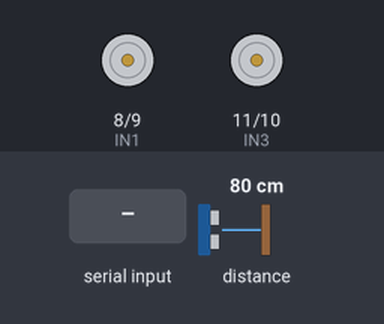
This sketch was run on a simulated Arduino Uno, built with avr-gcc and run on an emulated ATmega328P. Parts: motor-driver pin pairs drawn as motors (green arrow = first pin HIGH = forward, orange = second pin HIGH = backward, longer = more drive, scaled by the enable pin). The test bench sets the inputs (shaded band); at power-on: distance to the obstacle 80 cm. What the sketch prints to the serial monitor is not drawn.

Above: at 1.2 s.
1.3 s: "L" received over Serial
At 1.9 s:
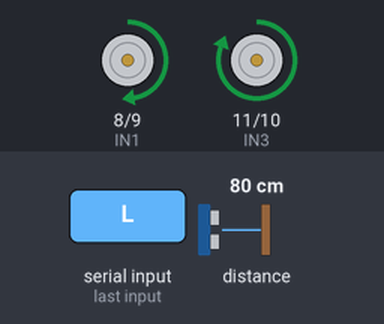
3.6 s: "R" received over Serial
At 4.2 s:
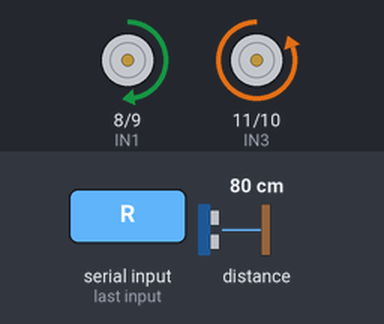
5.9 s: "C" received over Serial
At 7.1 s:
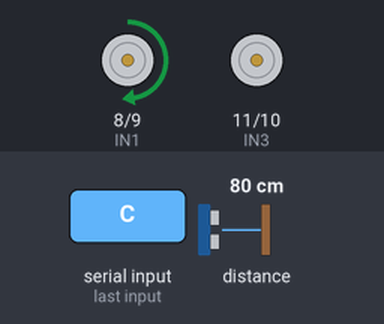
7.4 s: "F" received over Serial
At 8.1 s:
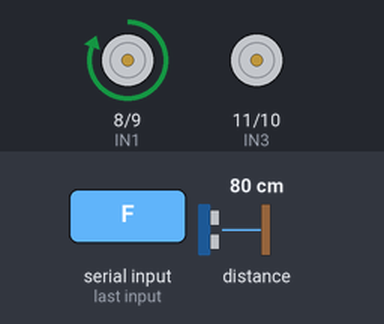
Timing chart, 0 to 10.4 s (numbered marks = the images above; inputs shaded):
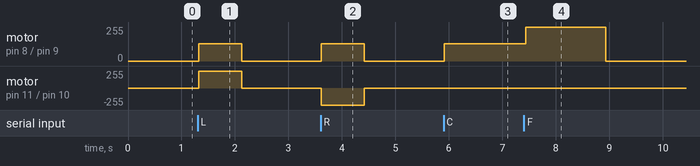

Measured:
- after the input at 1.3 s, motor on pin 8 (IN1) / pin 9 (IN2): stopped → forward 128/255 at once, → stopped 0.80 s later; motor on pin 11 (IN3) / pin 10 (IN4): stopped → forward 255/255 at once, → stopped 0.80 s later
- after the input at 3.6 s, motor on pin 8 (IN1) / pin 9 (IN2): stopped → forward 128/255 at once, → stopped 0.80 s later; motor on pin 11 (IN3) / pin 10 (IN4): stopped → backward 255/255 at once, → stopped 0.80 s later
- after the input at 5.9 s, motor on pin 8 (IN1) / pin 9 (IN2): stopped → forward 128/255 at once
- after the input at 7.4 s, motor on pin 8 (IN1) / pin 9 (IN2): forward 128/255 → forward 255/255 at once, → stopped 1.5 s later

The sketch:

robot_arduino_control.ino
```cpp
#include "Adafruit_VL53L0X.h"


// Motor pins
#define ENA 5
#define IN1 8
#define IN2 9

#define ENB 6
#define IN3 11
#define IN4 10


// Distance sensor
Adafruit_VL53L0X lox = Adafruit_VL53L0X();

const int SAFE_DISTANCE_MM = 300;

bool path_blocked = false;


void setup() {
  Serial.begin(9600);
  Wire.begin();

  // Start the distance sensor
  if (!lox.begin()) {
    Serial.println("Laser sensor not found");
  } else {
    Serial.println("Laser sensor ready");
  }

  pinMode(ENA, OUTPUT);
  pinMode(IN1, OUTPUT);
  pinMode(IN2, OUTPUT);

  pinMode(ENB, OUTPUT);
  pinMode(IN3, OUTPUT);
  pinMode(IN4, OUTPUT);
}


void stopCar() {
  analogWrite(ENA, 0);
  analogWrite(ENB, 0);
}


void loop() {

  // Check the distance before doing anything else
  VL53L0X_RangingMeasurementData_t measure;

  lox.rangingTest(&measure, false);

  int distance = measure.RangeMilliMeter;

  if (measure.RangeStatus != 4 &&
      distance > 0 &&
      distance < SAFE_DISTANCE_MM) {

    path_blocked = true;
    stopCar();

  } else {
    path_blocked = false;
  }


  // Check for commands from the Raspberry Pi
  if (Serial.available() > 0) {

    char command = Serial.read();


    if (path_blocked) {

      // if something infrnt stop it.
      // turning allowed.

      if (command == 'L') {

        digitalWrite(IN3, HIGH);
        digitalWrite(IN4, LOW);
        analogWrite(ENB, 255);

        digitalWrite(IN1, HIGH);
        digitalWrite(IN2, LOW);
        analogWrite(ENA, 128);

        delay(800);
        stopCar();

      }

      else if (command == 'R') {

        digitalWrite(IN3, LOW);
        digitalWrite(IN4, HIGH);
        analogWrite(ENB, 255);

        digitalWrite(IN1, HIGH);
        digitalWrite(IN2, LOW);
        analogWrite(ENA, 128);

        delay(800);
        stopCar();

      }

      else if (command == 'S') {
        stopCar();
      }

      // Ignore F and C while the path is blocked.
    }


    else {

      // Path is clear, so process the normal commands.

      if (command == 'C') {

        // Slow movement while waiting for the next decision
        digitalWrite(IN1, HIGH);
        digitalWrite(IN2, LOW);

        analogWrite(ENA, 90);
        analogWrite(ENB, 0);

      }

      else if (command == 'F') {

        // Move forward at full speed
        digitalWrite(IN1, HIGH);
        digitalWrite(IN2, LOW);

        analogWrite(ENA, 255);

        delay(1500);
        stopCar();

      }

      else if (command == 'L') {

        digitalWrite(IN3, HIGH);
        digitalWrite(IN4, LOW);
        analogWrite(ENB, 255);

        digitalWrite(IN1, HIGH);
        digitalWrite(IN2, LOW);
        analogWrite(ENA, 128);

        delay(800);
        stopCar();

      }

      else if (command == 'R') {

        digitalWrite(IN3, LOW);
        digitalWrite(IN4, HIGH);
        analogWrite(ENB, 255);

        digitalWrite(IN1, HIGH);
        digitalWrite(IN2, LOW);
        analogWrite(ENA, 128);

        delay(800);
        stopCar();

      }

      else if (command == 'S') {
        stopCar();
      }
    }
  }
}
```
